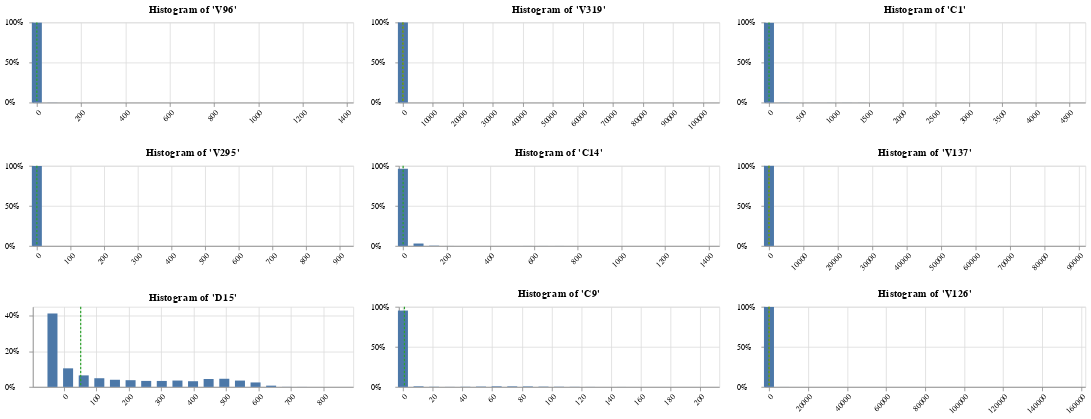

The notebook cell saved with this chart:
### Code cell
charts = []
for feature in selected_features:
    charts.append(
        plot_histogram(
            df_train[feature].dropna(),
            feature,
            bins=20,
            bar_size=12.5,
            height=100,
            n_digits=0,
        )
    )

rows = []
for i, chart in enumerate(charts):
    if (i % 3 == 2) or (i == len(charts) - 1):
        rows.append(alt.HConcatChart(hconcat=charts[i - (i % 3) : i + 1]))
alt.VConcatChart(vconcat=rows[:3]).configure_axisY(
    labelAlign="left", labelLimit=30, labelPadding=30
).configure_axisX(labelAngle=-45)

### Figure 1 — Vega-Lite specification as saved in the notebook (floating-point values rounded to 4 significant figures)
{"config": {"view": {"continuousWidth": 400, "continuousHeight": 300}, "axisX": {"labelAngle": -45}, "axisY": {"labelAlign": "left", "labelLimit": 30, "labelPadding": 30}}, "vconcat": [{"hconcat": [{"layer": [{"data": {"name": "data-0f910085b6b6fc880e3a72a1babd27d0"}, "mark": {"type": "bar", "size": 12.5}, "encoding": {"tooltip": [{"type": "quantitative", "field": "V96", "format": ".0f"}, {"type": "quantitative", "field": "count", "format": ".0f"}], "x": {"type": "quantitative", "axis": {"format": ".0f", "title": null}, "field": "V96", "scale": {"domain": [-0.02, 1410.0], "nice": false}}, "y": {"type": "quantitative", "axis": {"format": ".0%", "title": null}, "field": "pecent_of_total"}}, "transform": [{"joinaggregate": [{"op": "sum", "field": "count", "as": "total_count"}]}, {"calculate": "datum.count / datum.total_count", "as": "pecent_of_total"}]}, {"data": {"name": "data-f90c7cbc859e98cc53f97e1926ec5432"}, "mark": {"type": "rule", "color": "#ff7f0e", "size": 1.5, "strokeDash": [3, 2]}, "encoding": {"tooltip": [{"type": "quantitative", "field": "mean"}, {"type": "quantitative", "field": "mean"}], "x": {"type": "quantitative", "field": "mean"}}}, {"data": {"name": "data-f90c7cbc859e98cc53f97e1926ec5432"}, "mark": {"type": "rule", "color": "#2ca02c", "size": 1.5, "strokeDash": [3, 2]}, "encoding": {"tooltip": [{"type": "quantitative", "field": "median"}, {"type": "quantitative", "field": "median"}], "x": {"type": "quantitative", "field": "median"}}}], "height": 100, "title": "Histogram of 'V96'"}, {"layer": [{"data": {"name": "data-072666bbec61ac971673e1226be8a878"}, "mark": {"type": "bar", "size": 12.5}, "encoding": {"tooltip": [{"type": "quantitative", "field": "V319", "format": ".0f"}, {"type": "quantitative", "field": "count", "format": ".0f"}], "x": {"type": "quantitative", "axis": {"format": ".0f", "title": null}, "field": "V319", "scale": {"domain": [-0.02, 104100.0], "nice": false}}, "y": {"type": "quantitative", "axis": {"format": ".0%", "title": null}, "field": "pecent_of_total"}}, "transform": [{"joinaggregate": [{"op": "sum", "field": "count", "as": "total_count"}]}, {"calculate": "datum.count / datum.total_count", "as": "pecent_of_total"}]}, {"data": {"name": "data-85c8cb9c764fb6de0d5c503d1958e6e6"}, "mark": {"type": "rule", "color": "#ff7f0e", "size": 1.5, "strokeDash": [3, 2]}, "encoding": {"tooltip": [{"type": "quantitative", "field": "mean"}, {"type": "quantitative", "field": "mean"}], "x": {"type": "quantitative", "field": "mean"}}}, {"data": {"name": "data-85c8cb9c764fb6de0d5c503d1958e6e6"}, "mark": {"type": "rule", "color": "#2ca02c", "size": 1.5, "strokeDash": [3, 2]}, "encoding": {"tooltip": [{"type": "quantitative", "field": "median"}, {"type": "quantitative", "field": "median"}], "x": {"type": "quantitative", "field": "median"}}}], "height": 100, "title": "Histogram of 'V319'"}, {"layer": [{"data": {"name": "data-673d9f164cc79e1764bd9bafee93c719"}, "mark": {"type": "bar", "size": 12.5}, "encoding": {"tooltip": [{"type": "quantitative", "field": "C1", "format": ".0f"}, {"type": "quantitative", "field": "count", "format": ".0f"}], "x": {"type": "quantitative", "axis": {"format": ".0f", "title": null}, "field": "C1", "scale": {"domain": [-0.02, 4684.0], "nice": false}}, "y": {"type": "quantitative", "axis": {"format": ".0%", "title": null}, "field": "pecent_of_total"}}, "transform": [{"joinaggregate": [{"op": "sum", "field": "count", "as": "total_count"}]}, {"calculate": "datum.count / datum.total_count", "as": "pecent_of_total"}]}, {"data": {"name": "data-b8d2db46bf713597e01644d479adda67"}, "mark": {"type": "rule", "color": "#ff7f0e", "size": 1.5, "strokeDash": [3, 2]}, "encoding": {"tooltip": [{"type": "quantitative", "field": "mean"}, {"type": "quantitative", "field": "mean"}], "x": {"type": "quantitative", "field": "mean"}}}, {"data": {"name": "data-b8d2db46bf713597e01644d479adda67"}, "mark": {"type": "rule", "color": "#2ca02c", "size": 1.5, "strokeDash": [3, 2]}, "encoding": {"tooltip": [{"type": "quantitative", "field": "median"}, {"type": "quantitative", "field": "median"}], "x": {"type": "quantitative", "field": "median"}}}], "height": 100, "title": "Histogram of 'C1'"}]}, {"hconcat": [{"layer": [{"data": {"name": "data-ba6858dce575e1000ff7b792fa0c503d"}, "mark": {"type": "bar", "size": 12.5}, "encoding": {"tooltip": [{"type": "quantitative", "field": "V295", "format": ".0f"}, {"type": "quantitative", "field": "count", "format": ".0f"}], "x": {"type": "quantitative", "axis": {"format": ".0f", "title": null}, "field": "V295", "scale": {"domain": [-0.02, 928.0], "nice": false}}, "y": {"type": "quantitative", "axis": {"format": ".0%", "title": null}, "field": "pecent_of_total"}}, "transform": [{"joinaggregate": [{"op": "sum", "field": "count", "as": "total_count"}]}, {"calculate": "datum.count / datum.total_count", "as": "pecent_of_total"}]}, {"data": {"name": "data-f90c7cbc859e98cc53f97e1926ec5432"}, "mark": {"type": "rule", "color": "#ff7f0e", "size": 1.5, "strokeDash": [3, 2]}, "encoding": {"tooltip": [{"type": "quantitative", "field": "mean"}, {"type": "quantitative", "field": "mean"}], "x": {"type": "quantitative", "field": "mean"}}}, {"data": {"name": "data-f90c7cbc859e98cc53f97e1926ec5432"}, "mark": {"type": "rule", "color": "#2ca02c", "size": 1.5, "strokeDash": [3, 2]}, "encoding": {"tooltip": [{"type": "quantitative", "field": "median"}, {"type": "quantitative", "field": "median"}], "x": {"type": "quantitative", "field": "median"}}}], "height": 100, "title": "Histogram of 'V295'"}, {"layer": [{"data": {"name": "data-b4b3557535141ff3d7196112bb113040"}, "mark": {"type": "bar", "size": 12.5}, "encoding": {"tooltip": [{"type": "quantitative", "field": "C14", "format": ".0f"}, {"type": "quantitative", "field": "count", "format": ".0f"}], "x": {"type": "quantitative", "axis": {"format": ".0f", "title": null}, "field": "C14", "scale": {"domain": [-0.02, 1429.0], "nice": false}}, "y": {"type": "quantitative", "axis": {"format": ".0%", "title": null}, "field": "pecent_of_total"}}, "transform": [{"joinaggregate": [{"op": "sum", "field": "count", "as": "total_count"}]}, {"calculate": "datum.count / datum.total_count", "as": "pecent_of_total"}]}, {"data": {"name": "data-b8d2db46bf713597e01644d479adda67"}, "mark": {"type": "rule", "color": "#ff7f0e", "size": 1.5, "strokeDash": [3, 2]}, "encoding": {"tooltip": [{"type": "quantitative", "field": "mean"}, {"type": "quantitative", "field": "mean"}], "x": {"type": "quantitative", "field": "mean"}}}, {"data": {"name": "data-b8d2db46bf713597e01644d479adda67"}, "mark": {"type": "rule", "color": "#2ca02c", "size": 1.5, "strokeDash": [3, 2]}, "encoding": {"tooltip": [{"type": "quantitative", "field": "median"}, {"type": "quantitative", "field": "median"}], "x": {"type": "quantitative", "field": "median"}}}], "height": 100, "title": "Histogram of 'C14'"}, {"layer": [{"data": {"name": "data-5213ac38d84852b247a80f3da8ac68ae"}, "mark": {"type": "bar", "size": 12.5}, "encoding": {"tooltip": [{"type": "quantitative", "field": "V137", "format": ".0f"}, {"type": "quantitative", "field": "count", "format": ".0f"}], "x": {"type": "quantitative", "axis": {"format": ".0f", "title": null}, "field": "V137", "scale": {"domain": [-0.02, 90750.0], "nice": false}}, "y": {"type": "quantitative", "axis": {"format": ".0%", "title": null}, "field": "pecent_of_total"}}, "transform": [{"joinaggregate": [{"op": "sum", "field": "count", "as": "total_count"}]}, {"calculate": "datum.count / datum.total_count", "as": "pecent_of_total"}]}, {"data": {"name": "data-028e9987d67c547e2018d9aa31ca4161"}, "mark": {"type": "rule", "color": "#ff7f0e", "size": 1.5, "strokeDash": [3, 2]}, "encoding": {"tooltip": [{"type": "quantitative", "field": "mean"}, {"type": "quantitative", "field": "mean"}], "x": {"type": "quantitative", "field": "mean"}}}, {"data": {"name": "data-028e9987d67c547e2018d9aa31ca4161"}, "mark": {"type": "rule", "color": "#2ca02c", "size": 1.5, "strokeDash": [3, 2]}, "encoding": {"tooltip": [{"type": "quantitative", "field": "median"}, {"type": "quantitative", "field": "median"}], "x": {"type": "quantitative", "field": "median"}}}], "height": 100, "title": "Histogram of 'V137'"}]}, {"hconcat": [{"layer": [{"data": {"name": "data-0b19d4944ba50287c01dfbd8efe64a84"}, "mark": {"type": "bar", "size": 12.5}, "encoding": {"tooltip": [{"type": "quantitative", "field": "D15", "format": ".0f"}, {"type": "quantitative", "field": "count", "format": ".0f"}], "x": {"type": "quantitative", "axis": {"format": ".0f", "title": null}, "field": "D15", "scale": {"domain": [-83.02, 879.0], "nice": false}}, "y": {"type": "quantitative", "axis": {"format": ".0%", "title": null}, "field": "pecent_of_total"}}, "transform": [{"joinaggregate": [{"op": "sum", "field": "count", "as": "total_count"}]}, {"calculate": "datum.count / datum.total_count", "as": "pecent_of_total"}]}, {"data": {"name": "data-098649282df0640ad729c62694be2a14"}, "mark": {"type": "rule", "color": "#ff7f0e", "size": 1.5, "strokeDash": [3, 2]}, "encoding": {"tooltip": [{"type": "quantitative", "field": "mean"}, {"type": "quantitative", "field": "mean"}], "x": {"type": "quantitative", "field": "mean"}}}, {"data": {"name": "data-098649282df0640ad729c62694be2a14"}, "mark": {"type": "rule", "color": "#2ca02c", "size": 1.5, "strokeDash": [3, 2]}, "encoding": {"tooltip": [{"type": "quantitative", "field": "median"}, {"type": "quantitative", "field": "median"}], "x": {"type": "quantitative", "field": "median"}}}], "height": 100, "title": "Histogram of 'D15'"}, {"layer": [{"data": {"name": "data-7d709c886f48962d3561986963684c62"}, "mark": {"type": "bar", "size": 12.5}, "encoding": {"tooltip": [{"type": "quantitative", "field": "C9", "format": ".0f"}, {"type": "quantitative", "field": "count", "format": ".0f"}], "x": {"type": "quantitative", "axis": {"format": ".0f", "title": null}, "field": "C9", "scale": {"domain": [-0.02, 210.0], "nice": false}}, "y": {"type": "quantitative", "axis": {"format": ".0%", "title": null}, "field": "pecent_of_total"}}, "transform": [{"joinaggregate": [{"op": "sum", "field": "count", "as": "total_count"}]}, {"calculate": "datum.count / datum.total_count", "as": "pecent_of_total"}]}, {"data": {"name": "data-b8d2db46bf713597e01644d479adda67"}, "mark": {"type": "rule", "color": "#ff7f0e", "size": 1.5, "strokeDash": [3, 2]}, "encoding": {"tooltip": [{"type": "quantitative", "field": "mean"}, {"type": "quantitative", "field": "mean"}], "x": {"type": "quantitative", "field": "mean"}}}, {"data": {"name": "data-b8d2db46bf713597e01644d479adda67"}, "mark": {"type": "rule", "color": "#2ca02c", "size": 1.5, "strokeDash": [3, 2]}, "encoding": {"tooltip": [{"type": "quantitative", "field": "median"}, {"type": "quantitative", "field": "median"}], "x": {"type": "quantitative", "field": "median"}}}], "height": 100, "title": "Histogram of 'C9'"}, {"layer": [{"data": {"name": "data-619cb9f8c69c1169ac3eb2ee18c5192f"}, "mark": {"type": "bar", "size": 12.5}, "encoding": {"tooltip": [{"type": "quantitative", "field": "V126", "format": ".0f"}, {"type": "quantitative", "field": "count", "format": ".0f"}], "x": {"type": "quantitative", "axis": {"format": ".0f", "title": null}, "field": "V126", "scale": {"domain": [-0.02, 160000.0], "nice": false}}, "y": {"type": "quantitative", "axis": {"format": ".0%", "title": null}, "field": "pecent_of_total"}}, "transform": [{"joinaggregate": [{"op": "sum", "field": "count", "as": "total_count"}]}, {"calculate": "datum.count / datum.total_count", "as": "pecent_of_total"}]}, {"data": {"name": "data-0e47019017fc0327888d147e7fc964b4"}, "mark": {"type": "rule", "color": "#ff7f0e", "size": 1.5, "strokeDash": [3, 2]}, "encoding": {"tooltip": [{"type": "quantitative", "field": "mean"}, {"type": "quantitative", "field": "mean"}], "x": {"type": "quantitative", "field": "mean"}}}, {"data": {"name": "data-0e47019017fc0327888d147e7fc964b4"}, "mark": {"type": "rule", "color": "#2ca02c", "size": 1.5, "strokeDash": [3, 2]}, "encoding": {"tooltip": [{"type": "quantitative", "field": "median"}, {"type": "quantitative", "field": "median"}], "x": {"type": "quantitative", "field": "median"}}}], "height": 100, "title": "Histogram of 'V126'"}]}], "$schema": "https://vega.github.io/schema/vega-lite/v4.8.1.json", "datasets": {"data-0f910085b6b6fc880e3a72a1babd27d0": [{"V96": 0.0, "count": 588422}, {"V96": 70.5, "count": 526}, {"V96": 141.0, "count": 71}, {"V96": 211.5, "count": 70}, {"V96": 282.0, "count": 71}, {"V96": 352.5, "count": 70}, {"V96": 423.0, "count": 72}, {"V96": 493.5, "count": 70}, {"V96": 564.0, "count": 71}, {"V96": 634.5, "count": 70}, {"V96": 705.0, "count": 71}, {"V96": 775.5, "count": 70}, {"V96": 846.0, "count": 71}, {"V96": 916.5, "count": 70}, {"V96": 987.0, "count": 71}, {"V96": 1058.0, "count": 70}, {"V96": 1128.0, "count": 70}, {"V96": 1198.0, "count": 71}, {"V96": 1269.0, "count": 71}, {"V96": 1340.0, "count": 78}], "data-f90c7cbc859e98cc53f97e1926ec5432": [{"mean": null, "median": 0.0}], "data-072666bbec61ac971673e1226be8a878": [{"V319": 0.0, "count": 590409}, {"V319": 5203.0, "count": 99}, {"V319": 10410.0, "count": 6}, {"V319": 15610.0, "count": 1}, {"V319": 20810.0, "count": 3}, {"V319": 26020.0, "count": 2}, {"V319": 31220.0, "count": 0}, {"V319": 36420.0, "count": 0}, {"V319": 41620.0, "count": 1}, {"V319": 46830.0, "count": 1}, {"V319": 52030.0, "count": 1}, {"V319": 57230.0, "count": 1}, {"V319": 62440.0, "count": 1}, {"V319": 67640.0, "count": 0}, {"V319": 72840.0, "count": 0}, {"V319": 78040.0, "count": 0}, {"V319": 83250.0, "count": 0}, {"V319": 88450.0, "count": 1}, {"V319": 93650.0, "count": 0}, {"V319": 98860.0, "count": 2}], "data-85c8cb9c764fb6de0d5c503d1958e6e6": [{"mean": 18.37, "median": 0.0}], "data-673d9f164cc79e1764bd9bafee93c719": [{"C1": 0.0, "count": 587593}, {"C1": 234.2, "count": 937}, {"C1": 468.5, "count": 68}, {"C1": 702.5, "count": 237}, {"C1": 937.0, "count": 361}, {"C1": 1171.0, "count": 361}, {"C1": 1405.0, "count": 269}, {"C1": 1639.0, "count": 147}, {"C1": 1874.0, "count": 61}, {"C1": 2108.0, "count": 0}, {"C1": 2342.0, "count": 0}, {"C1": 2576.0, "count": 0}, {"C1": 2810.0, "count": 0}, {"C1": 3044.0, "count": 3}, {"C1": 3278.0, "count": 112}, {"C1": 3512.0, "count": 158}, {"C1": 3748.0, "count": 74}, {"C1": 3982.0, "count": 0}, {"C1": 4216.0, "count": 71}, {"C1": 4448.0, "count": 88}], "data-b8d2db46bf713597e01644d479adda67": [{"mean": null, "median": 1.0}], "data-ba6858dce575e1000ff7b792fa0c503d": [{"V295": 0.0, "count": 588958}, {"V295": 46.41, "count": 63}, {"V295": 92.81, "count": 99}, {"V295": 139.2, "count": 137}, {"V295": 185.6, "count": 116}, {"V295": 232.0, "count": 71}, {"V295": 278.5, "count": 58}, {"V295": 324.8, "count": 128}, {"V295": 371.2, "count": 96}, {"V295": 417.5, "count": 64}, {"V295": 464.0, "count": 118}, {"V295": 510.5, "count": 141}, {"V295": 557.0, "count": 105}, {"V295": 603.0, "count": 49}, {"V295": 649.5, "count": 46}, {"V295": 696.0, "count": 47}, {"V295": 742.5, "count": 46}, {"V295": 789.0, "count": 46}, {"V295": 835.0, "count": 47}, {"V295": 881.5, "count": 93}], "data-b4b3557535141ff3d7196112bb113040": [{"C14": 0.0, "count": 568819}, {"C14": 71.44, "count": 17603}, {"C14": 142.9, "count": 2014}, {"C14": 214.4, "count": 237}, {"C14": 285.8, "count": 79}, {"C14": 357.2, "count": 202}, {"C14": 428.8, "count": 107}, {"C14": 500.2, "count": 170}, {"C14": 571.5, "count": 242}, {"C14": 643.0, "count": 252}, {"C14": 714.5, "count": 238}, {"C14": 786.0, "count": 71}, {"C14": 857.5, "count": 0}, {"C14": 929.0, "count": 55}, {"C14": 1000.0, "count": 72}, {"C14": 1072.0, "count": 86}, {"C14": 1143.0, "count": 95}, {"C14": 1215.0, "count": 67}, {"C14": 1286.0, "count": 57}, {"C14": 1358.0, "count": 74}], "data-5213ac38d84852b247a80f3da8ac68ae": [{"V137": 0.0, "count": 590022}, {"V137": 4538.0, "count": 168}, {"V137": 9075.0, "count": 19}, {"V137": 13610.0, "count": 2}, {"V137": 18150.0, "count": 2}, {"V137": 22690.0, "count": 2}, {"V137": 27220.0, "count": 2}, {"V137": 31760.0, "count": 0}, {"V137": 36300.0, "count": 0}, {"V137": 40840.0, "count": 1}, {"V137": 45380.0, "count": 0}, {"V137": 49910.0, "count": 5}, {"V137": 54450.0, "count": 0}, {"V137": 58990.0, "count": 1}, {"V137": 63520.0, "count": 1}, {"V137": 68060.0, "count": 0}, {"V137": 72600.0, "count": 0}, {"V137": 77140.0, "count": 0}, {"V137": 81680.0, "count": 0}, {"V137": 86210.0, "count": 1}], "data-028e9987d67c547e2018d9aa31ca4161": [{"mean": 26.37, "median": 0.0}], "data-0b19d4944ba50287c01dfbd8efe64a84": [{"D15": -83.0, "count": 5}, {"D15": -34.91, "count": 206770}, {"D15": 13.2, "count": 52235}, {"D15": 61.31, "count": 32413}, {"D15": 109.4, "count": 24368}, {"D15": 157.5, "count": 20041}, {"D15": 205.6, "count": 18849}, {"D15": 253.8, "count": 16818}, {"D15": 301.8, "count": 16741}, {"D15": 350.0, "count": 17868}, {"D15": 398.0, "count": 15950}, {"D15": 446.0, "count": 22153}, {"D15": 494.2, "count": 22859}, {"D15": 542.5, "count": 17786}, {"D15": 590.5, "count": 12507}, {"D15": 638.5, "count": 3487}, {"D15": 686.5, "count": 291}, {"D15": 734.5, "count": 150}, {"D15": 783.0, "count": 83}, {"D15": 831.0, "count": 53}], "data-098649282df0640ad729c62694be2a14": [{"mean": null, "median": 52.0}], "data-7d709c886f48962d3561986963684c62": [{"C9": 0.0, "count": 562848}, {"C9": 10.5, "count": 4274}, {"C9": 21.0, "count": 1337}, {"C9": 31.5, "count": 584}, {"C9": 42.0, "count": 1228}, {"C9": 52.5, "count": 2510}, {"C9": 63.0, "count": 4168}, {"C9": 73.5, "count": 3914}, {"C9": 84.0, "count": 3583}, {"C9": 94.5, "count": 2204}, {"C9": 105.0, "count": 1566}, {"C9": 115.5, "count": 905}, {"C9": 126.0, "count": 439}, {"C9": 136.5, "count": 211}, {"C9": 147.0, "count": 239}, {"C9": 157.5, "count": 92}, {"C9": 168.0, "count": 124}, {"C9": 178.5, "count": 88}, {"C9": 189.0, "count": 209}, {"C9": 199.5, "count": 17}], "data-619cb9f8c69c1169ac3eb2ee18c5192f": [{"V126": 0.0, "count": 588953}, {"V126": 8000.0, "count": 258}, {"V126": 16000.0, "count": 165}, {"V126": 24000.0, "count": 164}, {"V126": 32000.0, "count": 111}, {"V126": 40000.0, "count": 75}, {"V126": 48000.0, "count": 72}, {"V126": 56000.0, "count": 66}, {"V126": 64000.0, "count": 88}, {"V126": 72000.0, "count": 130}, {"V126": 80000.0, "count": 75}, {"V126": 88000.0, "count": 67}, {"V126": 96000.0, "count": 0}, {"V126": 104000.0, "count": 1}, {"V126": 112000.0, "count": 0}, {"V126": 120000.0, "count": 0}, {"V126": 128000.0, "count": 0}, {"V126": 136000.0, "count": 0}, {"V126": 144000.0, "count": 0}, {"V126": 152000.0, "count": 1}], "data-0e47019017fc0327888d147e7fc964b4": [{"mean": 130.0, "median": 0.0}]}}
